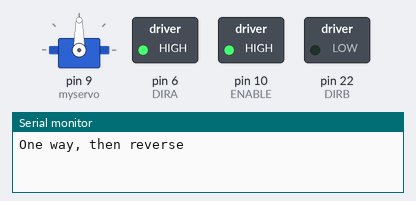
Bench run of a sketch on a simulated Arduino Mega 2560, built with avr-gcc and run on an emulated ATmega2560. Shown: servo, switched loads named in the sketch (green lamp = pin HIGH), the last lines printed to the serial monitor.

Above: at 0.1 s.
At 5.1 s:
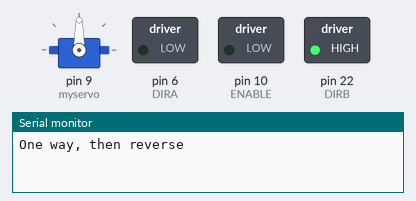
At 11.1 s:
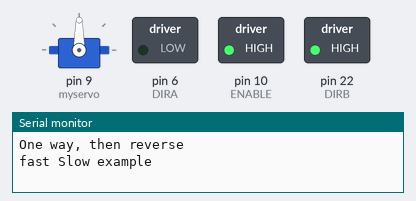
At 20.1 s:
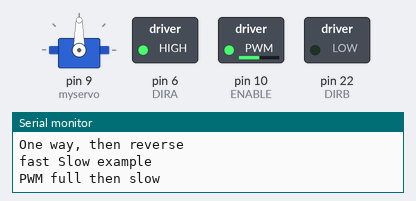
At 26.1 s:
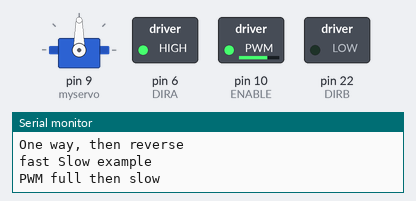
At 30.1 s:
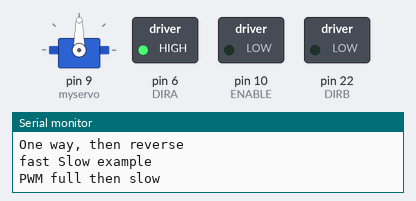
Timing chart, 0 to 31.6 s (numbered marks = the images above):
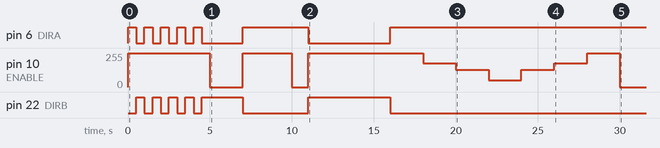

The sketch:

DCServoMotor.ino
```cpp
/*---------------------------------------------------------------------------------------------------------
  FILENAME:      DCServoMotor.ino
  DESCRIPTION:   Controls fan speed and rotates fan.
  COMPILER:      Arduino
  AUTHORS:

  KIT: "The Most Complete Starter Kit MEGA 2560 Project" by ELEGOO

  CONFIGURATION:
  --------------
  Fan Blade and 3-6V  DC Motor
  Power Pin:   L293D Pin 3
  Ground Pin:  L293D Pin 6

  Servo Motor SG90
  Sensor Pin:  9
  Power Pin:   PWR
  Ground Pin:  GND

  L293D Chip
  Motor 1     Bottom
  1     :     Arduino 10
  2     :     Arduino 22
  3     :     DC Motor PWR Pin
  4     :     GND
  5     :     Empty
  6     :     DC Motor GND Pin
  7     :     Arduino 6
  8     :     PWR

  Power Supply Module


  *** Needs to be customized to project, and DC motor settings without library functions. ***


---------------------------------------------------------------------------------------------------------*/

#include <Servo.h>

#define ENABLE 10
#define DIRA 6
#define DIRB 22

Servo myservo;

// DC Motor Port Manipulation
volatile unsigned char *portDDRB = (unsigned char *) 0x24;
volatile unsigned char *portB =    (unsigned char *) 0x23;

int i;


//-------------------------------------------------------------------------------------------------------//

void setup() {

  //*portDDRB |= 0b00000100;                                     // Set PB5 (pin 8) to Output

  pinMode(ENABLE,OUTPUT);
  pinMode(DIRA,OUTPUT);
  pinMode(DIRB,OUTPUT);

  myservo.attach(9);                                             // Attach Servo Motor to pin 9
  myservo.write(90);                                             // Start at center position (90*)

  Serial.begin(9600);                                           // Start the UART

}

//-------------------------------------------------------------------------------------------------------//

void loop() {

  //---back and forth example
  Serial.println("One way, then reverse");
  digitalWrite(ENABLE,HIGH); // enable on

  for (i=0;i<5;i++) {
    digitalWrite(DIRA,HIGH); //one way
    digitalWrite(DIRB,LOW);
    delay(500);
    digitalWrite(DIRA,LOW);  //reverse
    digitalWrite(DIRB,HIGH);
    delay(500);
  }

  digitalWrite(ENABLE,LOW); // disable
  delay(2000);

  Serial.println("fast Slow example");
  //---fast/slow stop example
  digitalWrite(ENABLE,HIGH); //enable on
  digitalWrite(DIRA,HIGH); //one way
  digitalWrite(DIRB,LOW);
  delay(3000);
  digitalWrite(ENABLE,LOW); //slow stop
  delay(1000);
  digitalWrite(ENABLE,HIGH); //enable on
  digitalWrite(DIRA,LOW); //one way
  digitalWrite(DIRB,HIGH);
  delay(3000);
  digitalWrite(DIRA,LOW); //fast stop
  delay(2000);

  Serial.println("PWM full then slow");
  //---PWM example, full speed then slow
  analogWrite(ENABLE,255); //enable on
  digitalWrite(DIRA,HIGH); //one way
  digitalWrite(DIRB,LOW);
  delay(2000);
  analogWrite(ENABLE,180); //half speed
  delay(2000);
  analogWrite(ENABLE,128); //half speed
  delay(2000);
  analogWrite(ENABLE,50); //half speed
  delay(2000);
  analogWrite(ENABLE,128); //half speed
  delay(2000);
  analogWrite(ENABLE,180); //half speed
  delay(2000);
  analogWrite(ENABLE,255); //half speed
  delay(2000);
  digitalWrite(ENABLE,LOW); //all done
  delay(10000);

  myservo.write(90);            // move servos to center position -> 90°
  delay(500);
  myservo.write(30);            // move servos to center position -> 60°
  delay(500);
  myservo.write(90);            // move servos to center position -> 90°
  delay(500);
  myservo.write(150);           // move servos to center position -> 120°
  delay(500);

  delay(1000);

}
```

Measured:
- by itself, pin 6 (DIRA): goes 4 × (HIGH 0.50 s, LOW 0.50 s), HIGH 0.50 s, LOW 2.5 s, HIGH 4.0 s, LOW 5.0 s, then HIGH
- by itself, pin 22 (DIRB): goes 4 × (HIGH 0.50 s, LOW 0.50 s), HIGH 2.5 s, LOW 4.0 s, HIGH 5.0 s, then LOW
- by itself, pin 10 (ENABLE): 0/255 → 255/255 at 0.00 s, → 0/255 5.0 s later, → 255/255 2.0 s later, → 0/255 3.0 s later, … (12 changes in this stretch)
